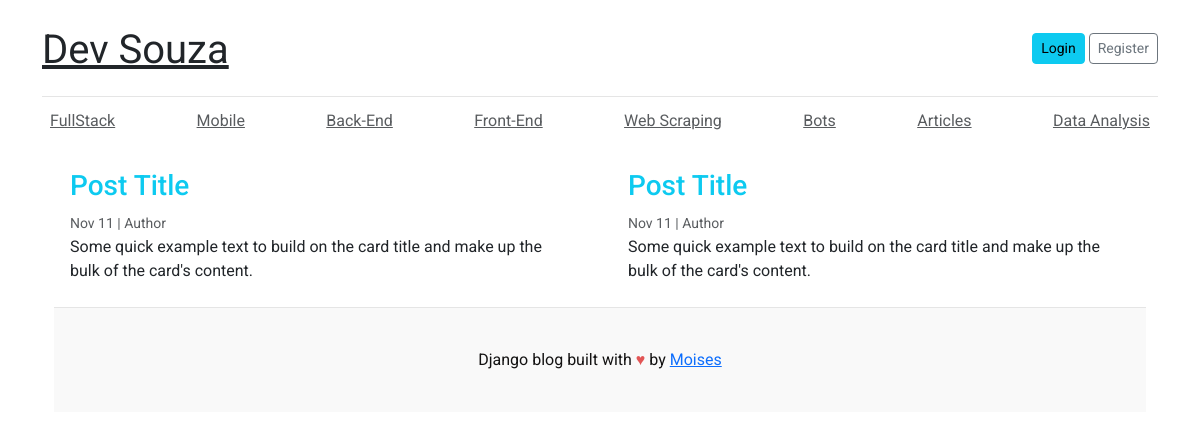
The app's page /category/2/ with its own data.
### blog_projects/models.py (models this page shows, shortened)
class Category(models.Model):
    category_name = models.CharField(max_length=100)
    updated_at = models.DateTimeField(auto_now=True)
    created_at = models.DateTimeField(auto_now_add=True)
    class Meta:
        verbose_name_plural = "categories"

### blog_projects/views.py (the view)
# urls.py: path('category/<int:category_id>/', views.posts_by_category, name='posts_by_category'),
def posts_by_category(request, category_id):
    categories = Category.objects.all()
    category = Category.objects.get(id=category_id)
    blogs = Blog.objects.filter(category=category, status='Published')
    context = {
        'blogs': blogs,
        'categories': categories,
        'selected_category': category,
    }
    return render(request, 'posts_by_category.html', context)

### templates/posts_by_category.html (shortened to what this page needs)
{% extends 'base.html' %}
{% load static %}
{% block content %}
<div class="container">
  <div class="row mb-2">
    <div class="col-md-6">
      <div class="card border-0">
        <div class="card-body">
          <h3 class="text-info">Post Title</h3>
          <small class="mb-1 text-muted">Nov 11 | Author</small>
          <p class="card-text">Some quick example text to build on the card title and make up the bulk of the card's content.</p>
        </div>
      </div>
    </div>
    <div class="col-md-6">
      <div class="card border-0">
        <div class="card-body">
          <h3 class="text-info">Post Title</h3>
          <small class="mb-1 text-muted">Nov 11 | Author</small>
          <p class="card-text">Some quick example text to build on the card title and make up the bulk of the card's content.</p>
        </div>
      </div>
    </div>
  </div>
{% endblock %}

### templates/base.html (shortened to what this page needs)
{% load static %}
<!DOCTYPE html>
<html lang="en">
<head>
    <link href="https://cdn.jsdelivr.net/npm/bootstrap@5.3.0/dist/css/bootstrap.min.css" rel="stylesheet">
    <link rel="stylesheet" href="{% static 'css/style.css' %}">
  </head>
<body>
    <div class="container">
      <header class="blog-header py-3">
        <div class="row flex-nowrap justify-content-between align-items-center">
          <div class="col-8 pt-1">
            <a class="blog-header-logo text-dark" href="/">Dev Souza</a>
          </div>
          <div class="col-4 d-flex justify-content-end align-items-center">
            <a class="btn btn-sm btn-info" href="#">Login</a> &nbsp;
            <a class="btn btn-sm btn-outline-secondary" href="#">Register</a>
          </div>
        </div>
      </header>
      <div class="nav-scroller py-1 mb-2">
        <nav class="nav d-flex justify-content-between">
          {% for cat in categories %}
          <a id="navbar" class="p-2 text-muted" href="">{{ cat.category_name }}</a>
          {% endfor %}
        </nav>
      </div>
{% block content %}
{% endblock %}
<footer id="blog-footer" class="blog-footer">
  <p>Django blog built with <span style="color: #e25555;">&hearts;</span> by <a href="https://github.com/LinuxEater" target="_blank">Moises</a></p>
</footer>
</body>
</html>

### blog_main/static/css/style.css (style rules this page uses)
body { font-family: 'Roboto'!important; }
.blog-header { border-bottom: 1px solid #e5e5e5; }
.blog-header-logo { font-family: "Roboto", Georgia, "Times New Roman", serif; font-size: 2.50rem; }
h1, h2, h3, h4, h5, h6 { font-family: "Roboto", Georgia, "Times New Roman", serif; }
.blog-footer { padding: 2.5rem 0; color: #131212; text-align: center; background-color: #f9f9f9; border-top: .05rem solid #e5e5e5; }
.blog-footer p:last-child { margin-bottom: 0; }
#navbar { transition: all 0.5s ease-in-out; }

### records on screen
Category: category_name "FullStack"
Category: category_name "Mobile"
Category: category_name "Back-End"
Category: category_name "Front-End"
Category: category_name "Web Scraping"
Category: category_name "Bots"
Category: category_name "Articles"
Category: category_name "Data Analysis"
